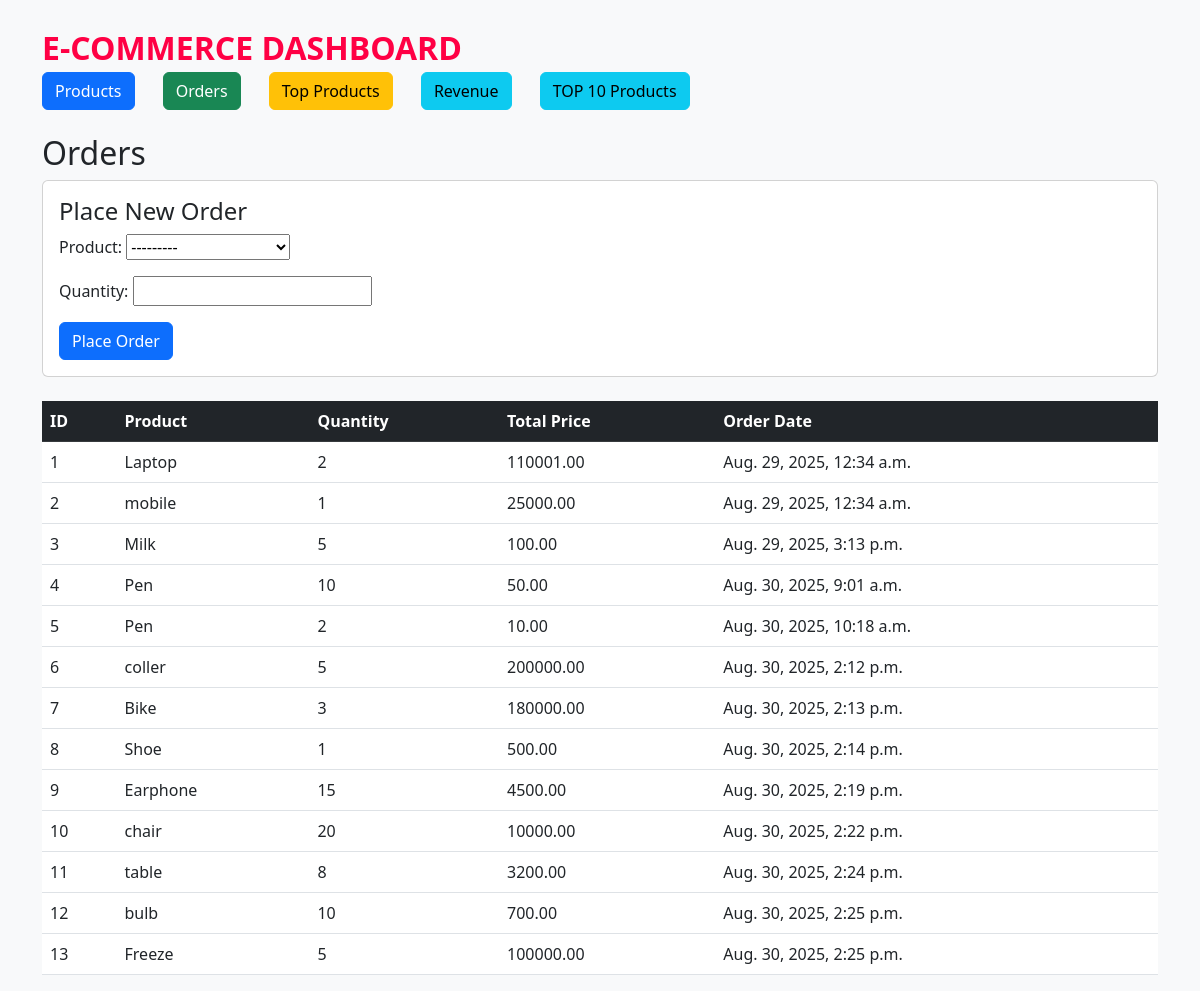
/a1/orders/, run on an earlier commit of the app's database.
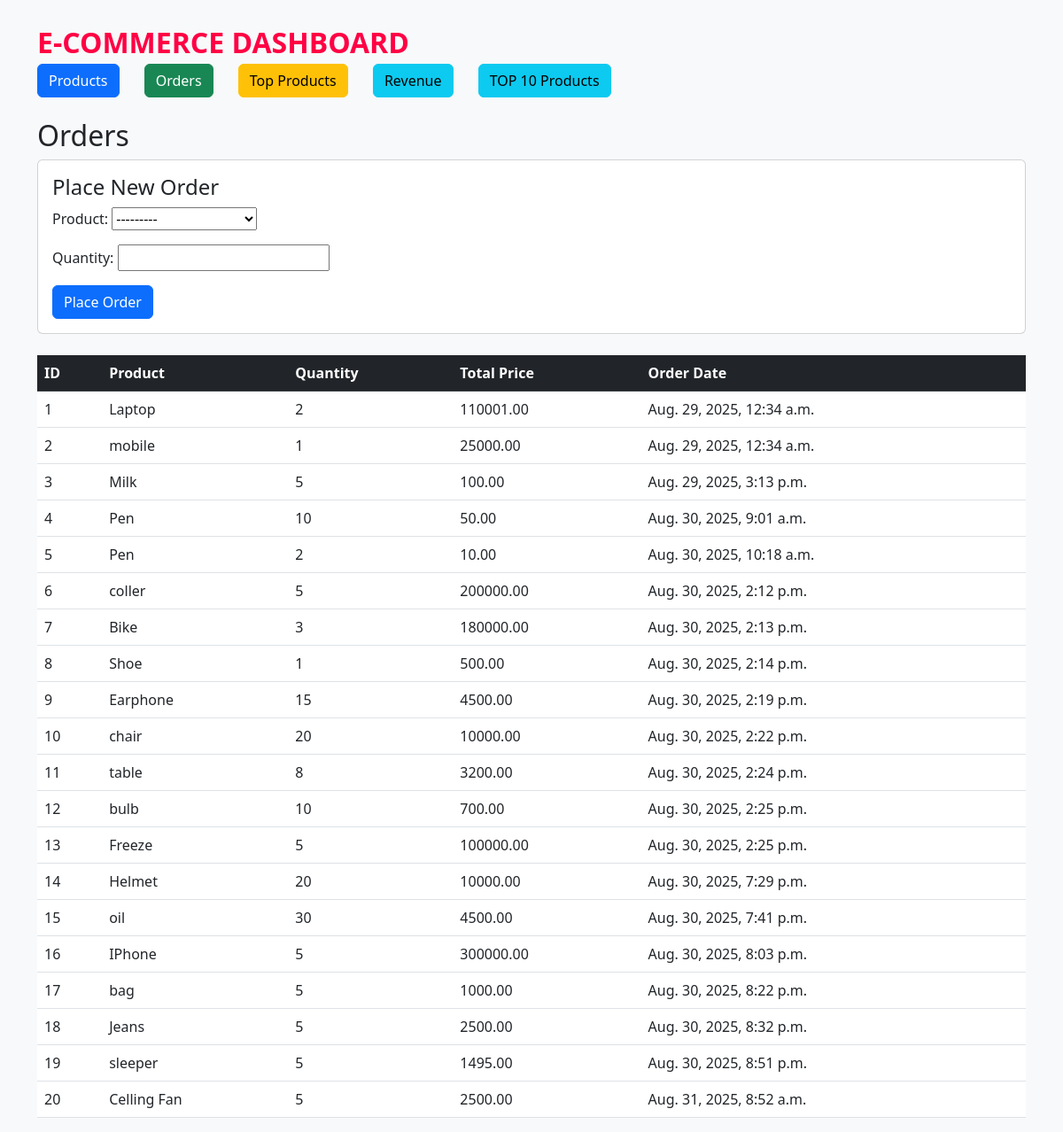
And on a later commit of the database.
### shop/models.py (models this page shows)
class Order(models.Model):
    product = models.ForeignKey(Product, on_delete=models.CASCADE, related_name='orders', db_index=True)
    quantity = models.IntegerField()
    total_price = models.DecimalField(max_digits=14, decimal_places=2)
    order_date = models.DateTimeField(default=timezone.now)

class Product(models.Model):
    name = models.CharField(max_length=255, unique=True, db_index=True)
    price = models.DecimalField(max_digits=12, decimal_places=2)
    stock_qty = models.IntegerField()

### shop/views.py (the view)
# urls.py: path("orders/", views.place_order, name="place_order"),
def place_order(request):
    if request.method == "POST":
        form = OrderForm(request.POST)
        if form.is_valid():
            order = form.save(commit=False)
            order.total_price = order.product.price * order.quantity
            order.save()
            return redirect("place_order")
    else:
        form = OrderForm()
    orders = Order.objects.all()
    return render(request, "shop/orders.html", {"form": form, "orders": orders})

### shop/forms.py
class OrderForm(forms.ModelForm):
    class Meta:
        model = Order
        fields = ["product", "quantity"]

### shop/templates/shop/orders.html (shortened to what this page needs)
{% extends "shop/base.html" %}
{% block content %}
<h2>Orders</h2>
<div class="card p-3 mb-4">
    <h4>Place New Order</h4>
    <form method="post">
        {{ form.as_p }}
        <button type="submit" class="btn btn-primary">Place Order</button>
    </form>
</div>
<table class="table table-hover">
    <thead class="table-dark">
        <tr>
            <th>ID</th>
            <th>Product</th>
            <th>Quantity</th>
            <th>Total Price</th>
            <th>Order Date</th>
        </tr>
    </thead>
    <tbody>
        {% for o in orders %}
        <tr>
            <td>{{ o.id }}</td>
            <td>{{ o.product.name }}</td>
            <td>{{ o.quantity }}</td>
            <td>{{ o.total_price }}</td>
            <td>{{ o.order_date }}</td>
        </tr>
        {% empty %}
        <tr>
            <td colspan="5">No orders found.</td>
        </tr>
        {% endfor %}
    </tbody>
</table>
{% endblock %}

What changed in the data, as far as the page shows it:
added Order: id "14", product.name "Helmet", quantity "20", total_price "10000.00", order_date "Aug. 30, 2025, 7:29 p.m."
added Order: id "15", product.name "oil", quantity "30", total_price "4500.00", order_date "Aug. 30, 2025, 7:41 p.m."
added Order: id "16", product.name "IPhone", quantity "5", total_price "300000.00", order_date "Aug. 30, 2025, 8:03 p.m."
added Order: id "17", product.name "bag", quantity "5", total_price "1000.00", order_date "Aug. 30, 2025, 8:22 p.m."
added Order: id "18", product.name "Jeans", quantity "5", total_price "2500.00", order_date "Aug. 30, 2025, 8:32 p.m."
added Order: id "19", product.name "sleeper", quantity "5", total_price "1495.00", order_date "Aug. 30, 2025, 8:51 p.m."
added Order: id "20", product.name "Celling Fan", quantity "5", total_price "2500.00", order_date "Aug. 31, 2025, 8:52 a.m."
